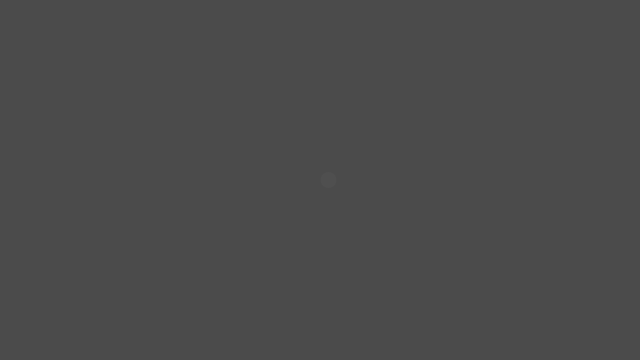
Frame 1 (no input)
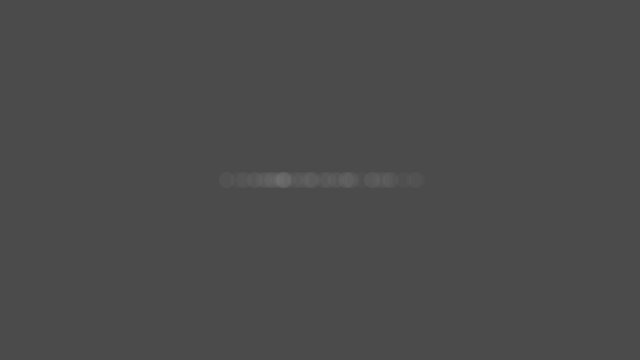
Frame 60 (the mouse pressed at the canvas centre just before this capture)
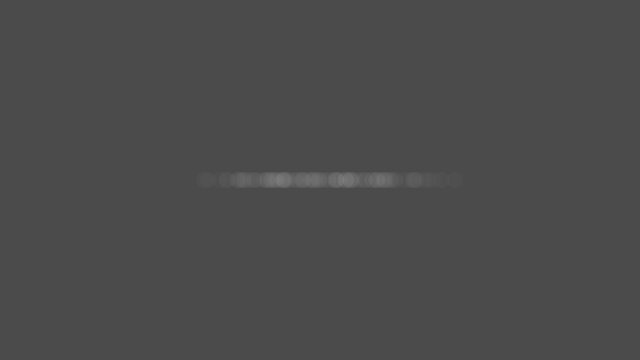
Frame 120 (the mouse held since frame 60 and released just before this capture)

The Processing sketch that drew these frames (run headless with seeded random() and noise(); from frame 60 on, the mouse is pressed at the canvas centre):

// Processing sketch: Example_I_04
// ── Example_I_04.pde
void setup() {
  pixelDensity(displayDensity());
  background(75);
  size(640, 360);
}

void draw() {
  float num = randomGaussian();
  float sd = 60;
  float mean = width/2;
  
  float x = sd * num + mean;
  
  noStroke();
  fill(255, 5);
  ellipse(x, height/2, 16, 16);
}
